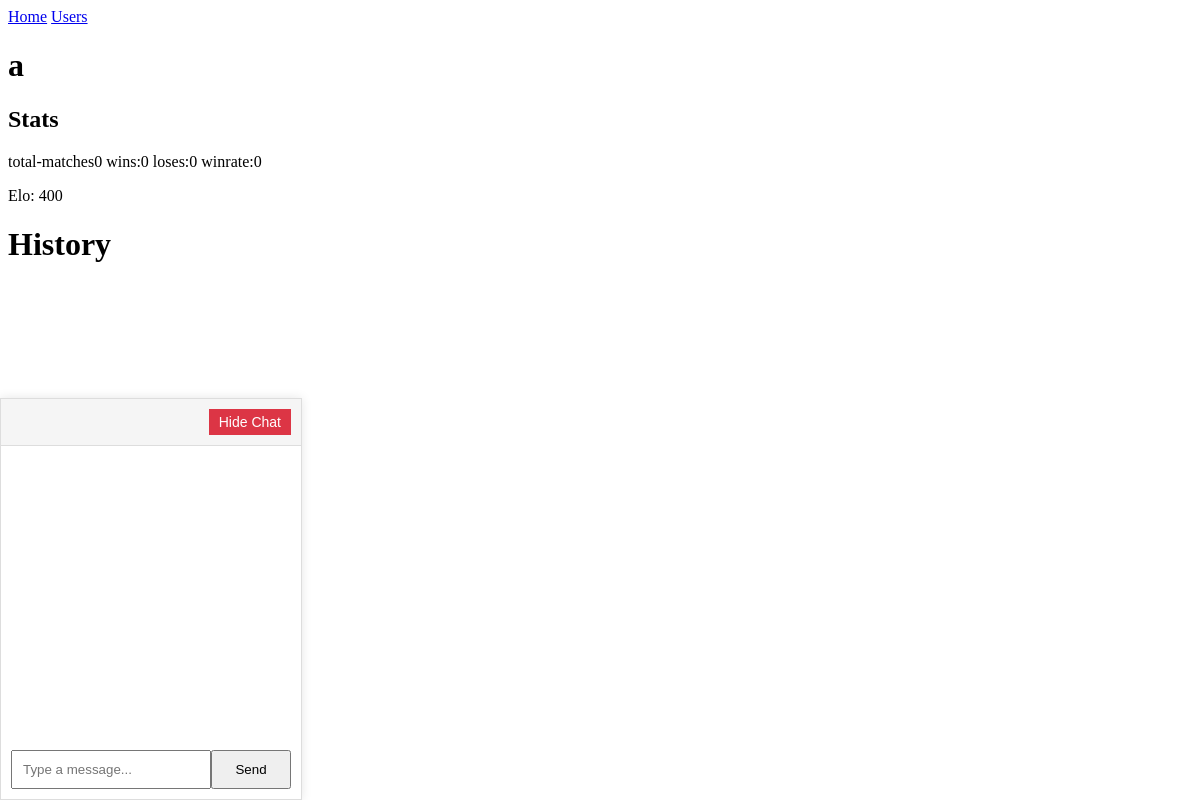
The app's page /users/3 (signed in), older data.
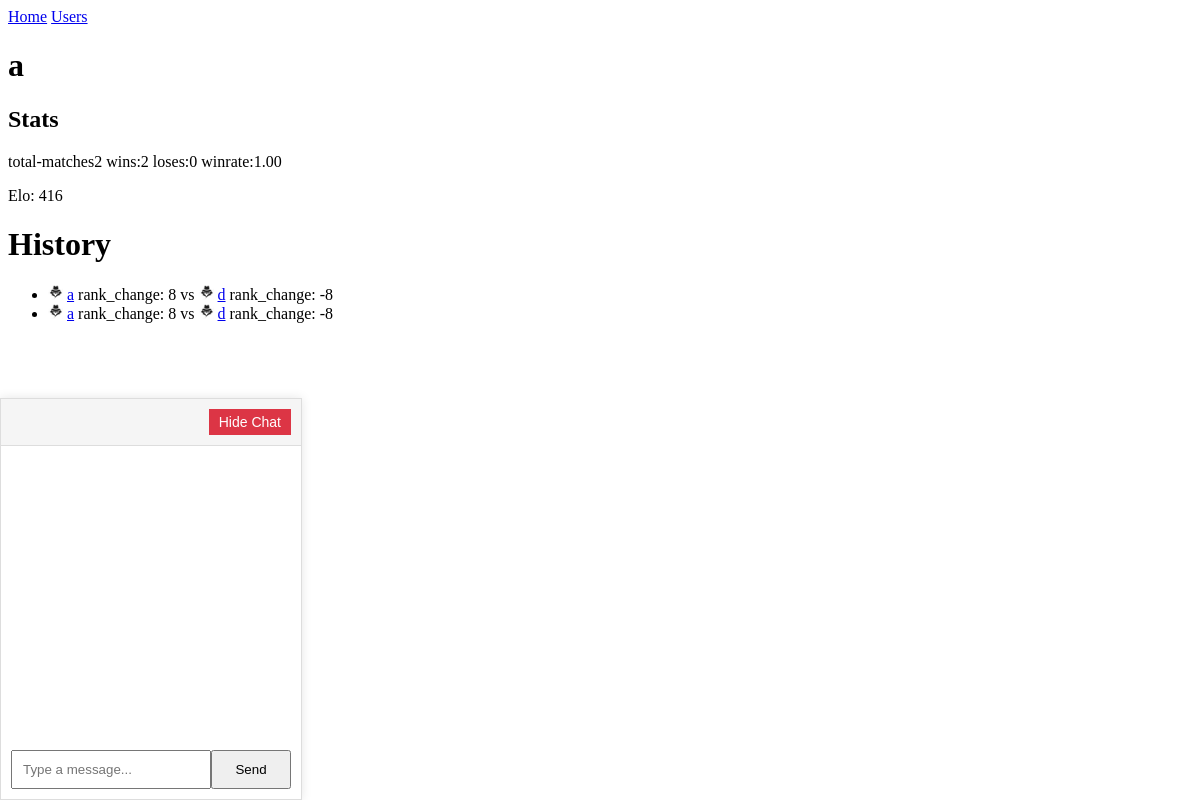
The same page, newer data.
### users/models.py (models this page shows, shortened)
class MyUser(AbstractBaseUser):
    login = models.CharField(max_length=40, unique=True)
    email = models.EmailField(
        verbose_name="email address",
        max_length=255,
        unique=True,
    )
    date_of_birth = models.DateField()
    username = models.CharField(max_length=40, unique=True)
    is_active = models.BooleanField(default=True)
    is_admin = models.BooleanField(default=False)
    avatar = models.ImageField(upload_to='avatars/', default='default/default.png')
    elo = models.IntegerField(default=400)
    wins =  models.IntegerField(default=0)
    loses = models.IntegerField(default=0)
    total = models.IntegerField(default=0)
    objects = MyUserManager()
    USERNAME_FIELD = "login"
    REQUIRED_FIELDS = ["email", "date_of_birth", "username"]
    def __str__(self):
        return self.login

### game/models.py (models this page shows, shortened)
class GameSession(models.Model):
    player1 = models.ForeignKey(settings.AUTH_USER_MODEL, related_name='game_player1', null=True, on_delete=models.SET_NULL)
    player2 = models.ForeignKey(settings.AUTH_USER_MODEL, related_name='game_player2', null=True, on_delete=models.SET_NULL)
    score1 = models.IntegerField(default=0)
    score2 = models.IntegerField(default=0)
    rank_change1 = models.IntegerField(default=0)
    rank_change2 = models.IntegerField(default=0)
    is_tournament = models.BooleanField(default=False)
    winner = models.ForeignKey(settings.AUTH_USER_MODEL, related_name='winner', null=True, on_delete=models.SET_NULL)
    is_active = models.BooleanField(default=True)
    created_at = models.DateTimeField(auto_now_add=True)

### pages/views.py (the view)
# urls.py: path('users/<int:id>', views.user_view),
def user_view(request, id):
    user = MyUser.objects.all().filter(id=id).first()
    if not user:
        return render(request, "user_doesnt_exist.html")
    matches = GameSession.objects.filter(Q(player1=user) | Q(player2=user))
    matches_with_ids = []
    for match in matches:
        if match.player1 == user:
            match_data = {
                'match': match,
                'player1': user,
                'player2': match.player2,
            }
        else:
            match_data = {
                'match': match,
                'player1': match.player1,
                'player2': user,
            }
        matches_with_ids.append(match_data)
    if user.total == 0:
        winrate = 0
    else:
        winrate = "%.2f" % (user.wins / user.total)
    if request.headers.get('X-Requested-With') == 'XMLHttpRequest':
        return render(request, 'partials/user.html', {'user':user, "matches_with_ids":matches_with_ids, 'winrate':winrate})
    return render(request, "user.html", {'user':user, "matches_with_ids":matches_with_ids, 'winrate':winrate})

### templates/user.html
{% extends "base.html" %}
{% block content %}
    {% include "partials/user.html" %}
{% endblock  %}

### templates/base.html (shortened to what this page needs)
{% load static %}
<!DOCTYPE html>
<html lang="en">
<head>
</head>
<body>
    {% include "navbar.html" %}
    <div id='app'>
        {% block content %}
        {% endblock  %}
    </div>
    {% include "chat.html" %}
</body>
</html>

### templates/navbar.html
<nav>
    <a href="/" data-route="/">Home</a>
    <a href="/users/" data-route="/users/">Users</a>
</nav>

### templates/partials/user.html
<h1>{{user.login}}</h1>
<h2>Stats</h2>
<p> total-matches{{user.total}} wins:{{user.wins}} loses:{{user.loses}} winrate:{{winrate}}</p>
<p>Elo: {{user.elo}}</p>
<h1>History</h1>
<ul>
{% for m in matches_with_ids %}
    <li>
        <img src="{{m.player1.avatar.url}}" width="15" height="15"/>
        <a href="/users/{{m.player1.id }}">{{m.match.player1}}</a>
        rank_change: {{m.match.rank_change1}}
        vs
        <img src="{{m.player2.avatar.url}}" width="15" height="15"/>
        <a href="/users/{{m.player2.id }}">{{m.match.player2}}</a>
        rank_change: {{m.match.rank_change2}}
    </li>
{% endfor %}
</ul>

### templates/chat.html (shortened to what this page needs)
{% load static %}
{% if user.is_authenticated %}
<div id="chat-wrapper">
    <div id="chat-header">
        <button id="hide-button">Hide Chat</button>
    </div>
    <div id="chat-box"></div>
    <div style="display: flex; padding: 10px; box-sizing: border-box;">
        <input type="text" id="message-input" placeholder="Type a message...">
        <button id="send-button">Send</button>
    </div>
</div>
{% endif %}
<link rel="stylesheet" href="{% static 'css/chat.css' %}">

### static/css/chat.css (style rules this page uses)
#chat-wrapper { position: fixed; bottom: 0; left: 0; width: 300px; max-width: 100%; border: 1px solid #ddd; background-color: #fff; box-shadow: 0 0 10px rgba(0, 0, 0, 0.1); z-index: 1000; display: flex; flex-direction: column; height: 400px; }
#chat-header { display: flex; justify-content: flex-end; padding: 10px; border-bottom: 1px solid #ddd; background-color: #f5f5f5; }
#hide-button { background-color: #dc3545; color: #fff; border: none; padding: 5px 10px; cursor: pointer; font-size: 14px; }
#chat-box { flex: 1; overflow-y: scroll; padding: 10px; box-sizing: border-box; }
#message-input { width: calc(100% - 80px); padding: 10px; box-sizing: border-box; }
#send-button { width: 80px; padding: 10px; box-sizing: border-box; }

Row changes from the older to the newer data that the page shows:
changed MyUser: total "0" → "2"; wins "0" → "2"; elo "400" → "416"
added GameSession: player1.avatar (placeholder picture), match.player1 "a", match.rank_change1 "8", player2.avatar (placeholder picture), match.player2 "d", match.rank_change2 "-8"
added GameSession: player1.avatar (placeholder picture), match.player1 "a", match.rank_change1 "8", player2.avatar (placeholder picture), match.player2 "d", match.rank_change2 "-8"
Text that changed along with them:
{{ winrate }}: "0" → "1.00"
